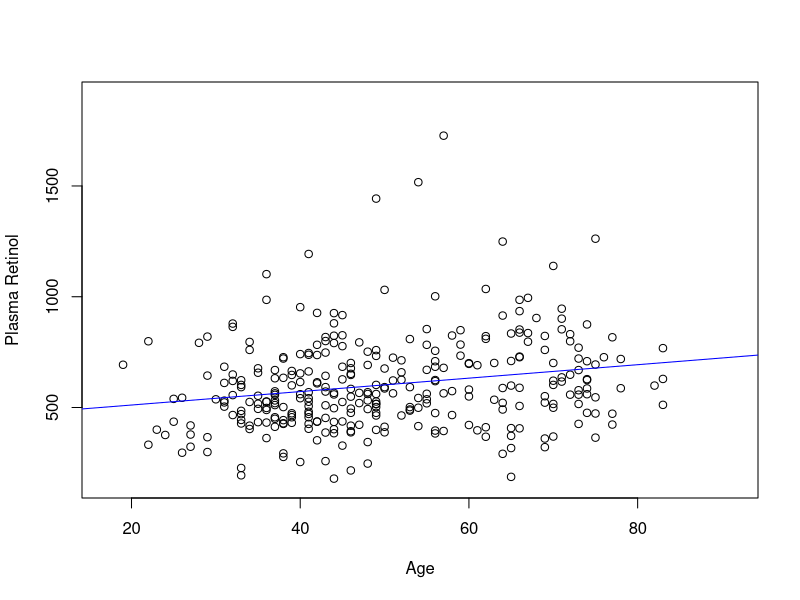
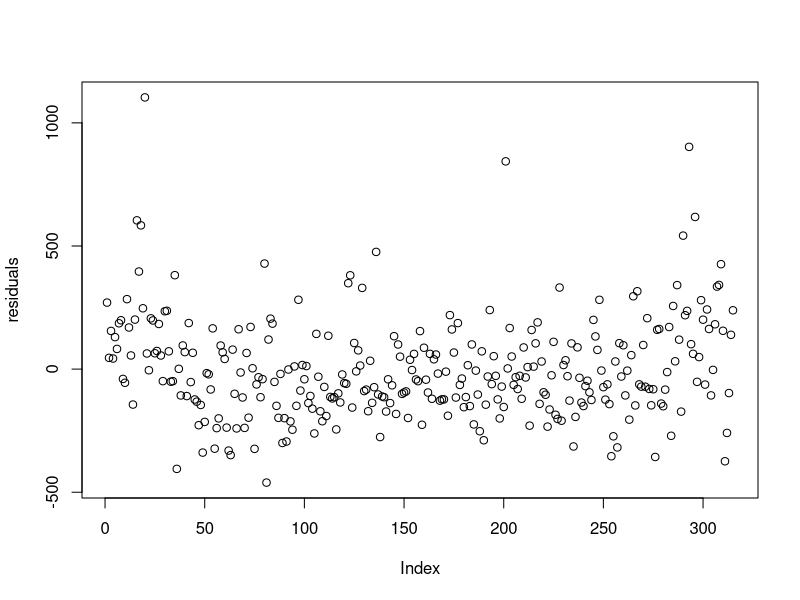
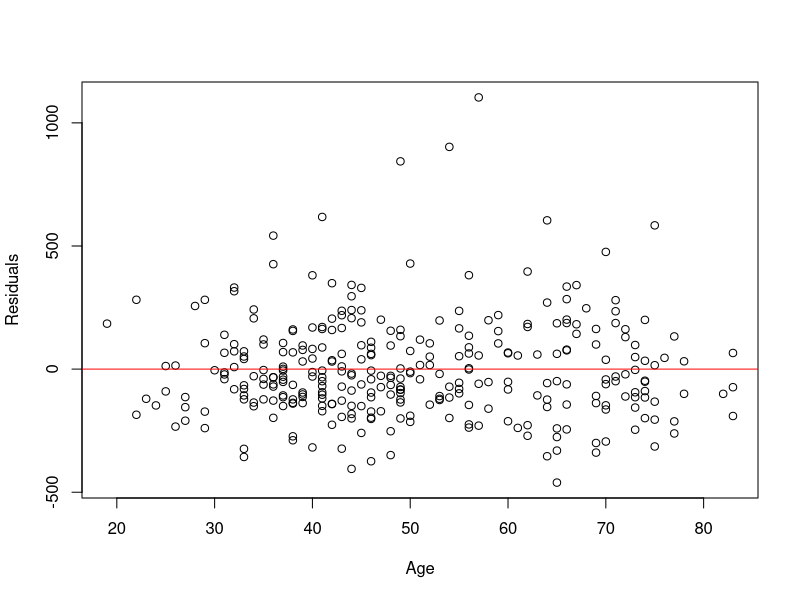
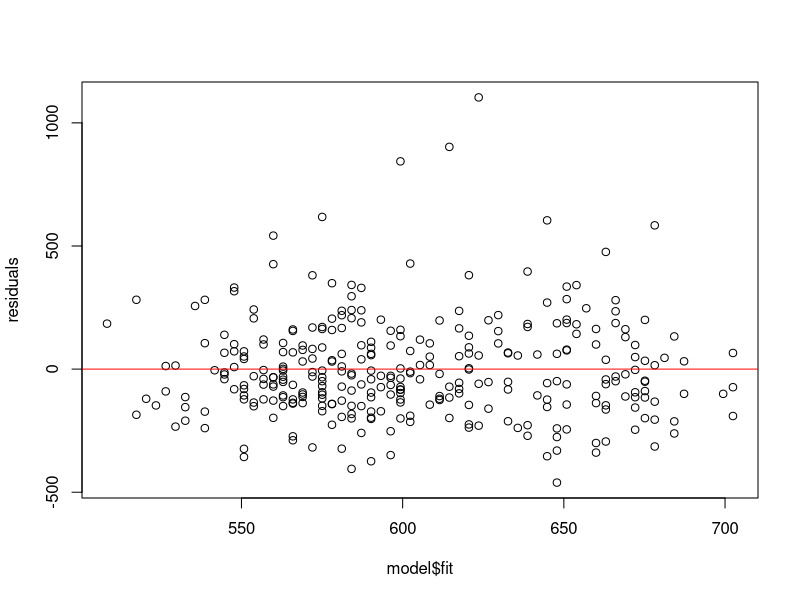
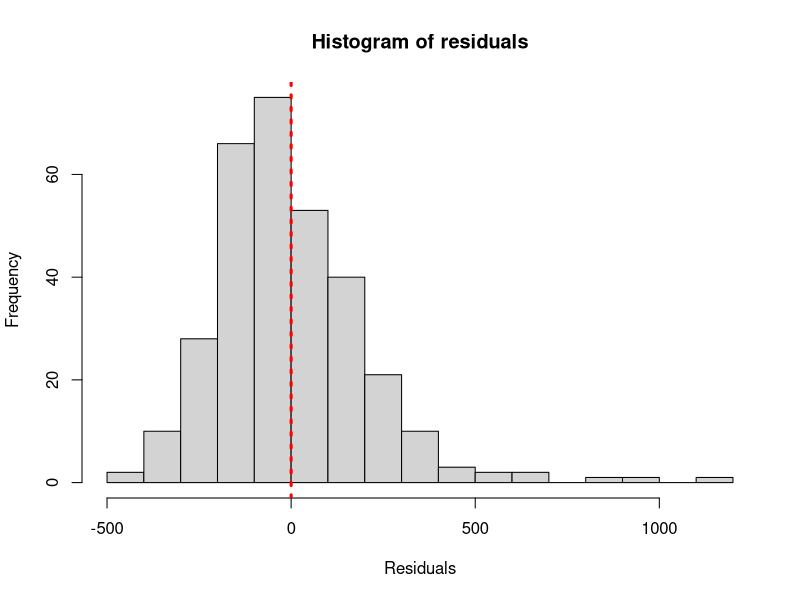
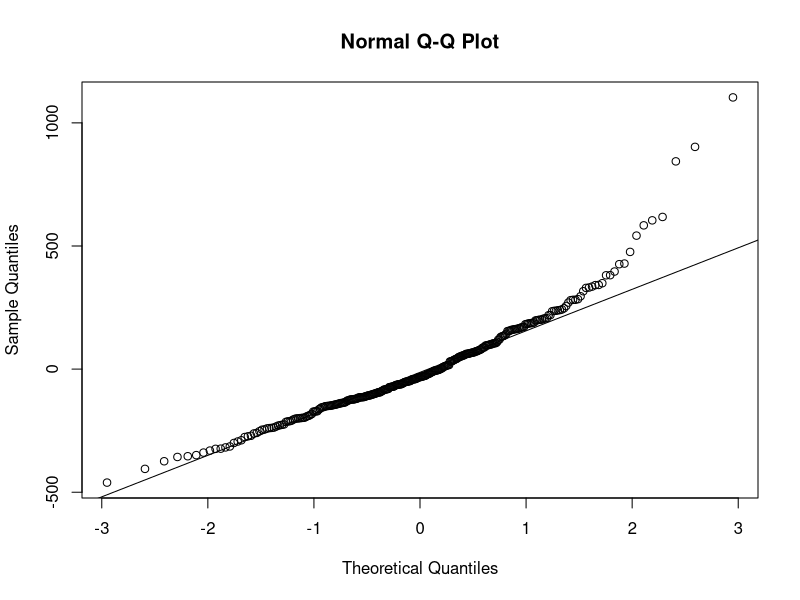
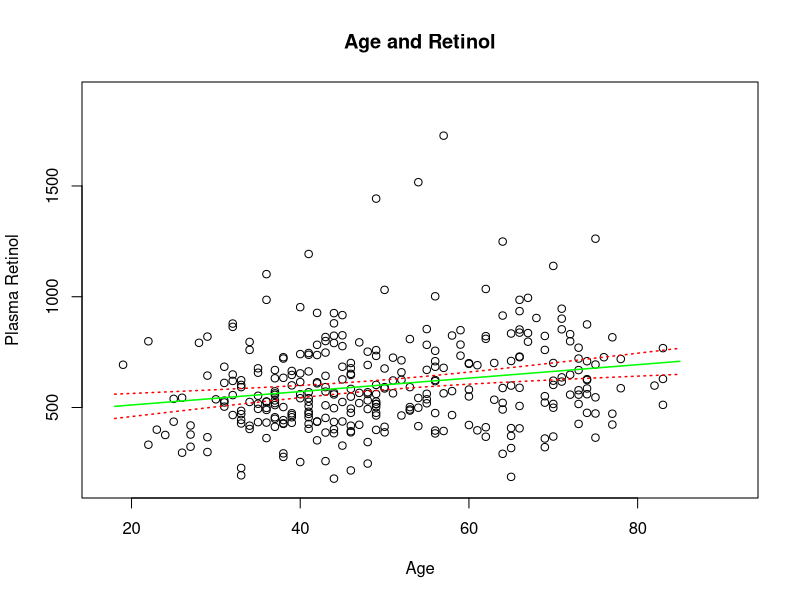
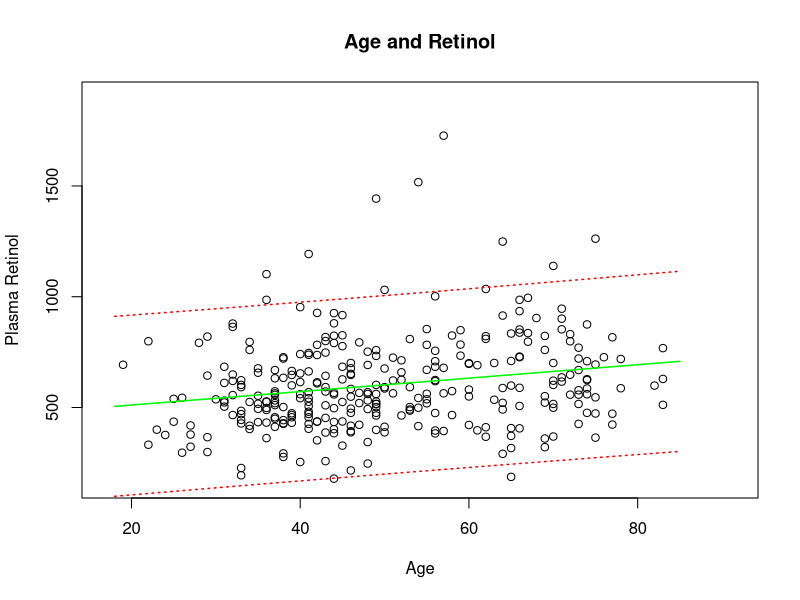

Recreate these plots in R, in order. (Note: this script raises an error after producing the figures.)
# Project 1
library(readxl)
library(dplyr)
library(GGally)
library(ggplot2)
raw <- read_excel("./data_project1.xlsx")
data <- as.data.frame(raw)

###################################################################################################
#                                          3.1                                                    #
###################################################################################################

# We want to model how Plasma Retinol varies with Age. 
# Plot them against each other and determine, visualy, whether a linear relationship might be appropriate.
min_retplasma <- min(data$retplasma)
max_retplasma <- max(data$retplasma)
min_age <- min(data$age)
max_age <- max(data$age)

l_lim_y <- 0.9 * min_retplasma
u_lim_y <- 1.1 * max_retplasma
l_lim_x <- min_age * 0.9
u_lim_x <- max_age * 1.1

with(data, plot(retplasma ~ age, 
                    xlab="Age", ylab="Plasma Retinol",
                    xlim=c(l_lim_x,u_lim_x), ylim=c(l_lim_y,u_lim_y)))

# Fit the model retplasma = ??0 + ??1 ?? age + ?? and report the ??-estimates together with their 95% confidence intervals.
# Are the parameters significant?
model <- lm(retplasma ~ age, data = data)  
summary(model)
abline(model,col="blue")
confint(model)

# What happens, on average, to the Plasma Retinal level if we increase the age by 1 year? 
# Calculate a 95 % confidence interval for the change. 
# Does the size of the change depend on the age?
# E[Beta1] is 3.0337 and confidence interval is:
confint(model)[2,]
# Doesn't depend on age since linear regression model. 


#Investigate the residuals. Do they fulfil the model asumptions? If not, what seems to be the problem?
residuals <- resid(model)
plot(residuals) # Check randomly scattered around zero

plot(residuals~data$age, xlab='Age', ylab='Residuals') # Check eventual dependency against age
abline(h=0, col='red')

plot(residuals~model$fit) # Check eventaul dependency against fit
abline(h=0, col='red')

hist(residuals, breaks = 20, xlab='Residuals')
abline(v=mean(residuals), col='red', lty=3, lwd=3) # Slightly skewed residuals

# Check normality 
qqnorm(residuals)
qqline(residuals) # Residuals right-skewed, high values higher due to long heavier tail, 
# low values not as "extreme" as expected

#Ignoring any problems with the residuals, calculate the 95% confidence interval 
#for the expected Plasma Retinol for ages 18,...,85 and add it to the plot of the data, 
#together with the estimated relationship. 
#Do the problems with the residuals seem to have an implact?
new_data <- data.frame(age = 18:85)
prediction <- predict(model, new_data, interval='confidence')
with(data, plot(retplasma ~ age, 
                xlab="Age", ylab="Plasma Retinol",
                xlim=c(l_lim_x,u_lim_x), ylim=c(l_lim_y,u_lim_y), main="Age and Retinol"))
lines(prediction[,1]~new_data$age,col="green", lwd=1.5)
lines(prediction[,2]~new_data$age,col="red", lwd=1.5, lty=3)
lines(prediction[,3]~new_data$age,col="red", lwd=1.5, lty=3)

#Calculate the 95 % prediction interval for the expected Plasma Retinol for ages 18,. . . ,85 and add it to the plot. 
#Do you find any problems here? How does this relate to the problem with the residuals?
prediction2 <- predict(model, new_data, interval='prediction')
with(data, plot(retplasma ~ age, 
                xlab="Age", ylab="Plasma Retinol",
                xlim=c(l_lim_x,u_lim_x), ylim=c(l_lim_y,u_lim_y), main="Age and Retinol"))
lines(prediction2[,1]~new_data$age,col="green", lwd=1.5)
lines(prediction2[,2]~new_data$age,col="red", lwd=1.5, lty=3)
lines(prediction2[,3]~new_data$age,col="red", lwd=1.5, lty=3)
# Almost all outlier data-points are above our confidence interval.

#Report a 95 % prediction interval for the observed Plasma Retinol of a 30 year old person, as well as for a 70 year old person. 
#Are there any substantial differences in the widths of the two intervals? Why or why not?

thirty <- predict(model, data.frame(age=30), interval='prediction')
abs(thirty[,2]-thirty[,3]) # Width of confidence interval
seventy <- predict(model, data.frame(age=70), interval='prediction')
abs(seventy[,2]-seventy[,3]) # Width of confidence interval

###################################################################################################
#                                          3.2                                                    #
###################################################################################################


# Investigate whether taking the logarithm of the Plasma Retinol might improve the model fit and reduce
# the problems with the residuals by fitting the new model log(retplasma) = ??0 + ??1 ?? age + ??. Report
# the estimates and their confidence intervals. Are they significant?

# Taking adding a column in data for logarithm Plasma Retinol
data.logRet <- data
data.logRet$logRet <- log(data$retplasma)

# Plot
with(data.logRet, plot(logRet ~ age, 
                xlab="Age", ylab="log Plasma Retinol",
                main="log Retinol and Age"))

# Linear fit
model2 <- lm(logRet ~ age, data = data.logRet)  
summary(model2)
confint(model2)
abline(model2, col='blue')

# Investigate the new residuals. Do they fulfill the model assumptions? Did the transformation solve the
# problems?

residuals2 <- resid(model2)

plot(residuals2~model2$fit, ylab='Residuals', xlab='Fitted values') # Check eventaul dependency against fit
abline(h=0, col='red')

hist(residuals2, breaks = 20, xlab='Residuals', main='Histogram of residuals')
abline(v=mean(residuals2), col='red', lty=3, lwd=3) # Slightly skewed residuals

# Check normality 
qqnorm(residuals2)
qqline(residuals2) 

# The residuals seem to have improved but do still exhibit fatter tails than a normal distribution.
# Modelling residuals as student-t distributed could be a good approach to get rid of this. 


# Write down how Plasma retinol depends on age and plot the data again, adding this new, non-linear,
# fit. What happens, on average, to the Plasma Retinal level if we increase the age by 1 year? Calculate a
# 95 % confidence interval for this change. Does the size of the change (in ng/ml) depend on the age?

# Plot exp( fitted values ) against age
with(data, plot(retplasma ~ age, 
                xlab="Age", ylab="Plasma Retinol",
                xlim=c(l_lim_x,u_lim_x), ylim=c(l_lim_y,u_lim_y), main="Title"))
lines(exp(model2$fit)~age, data=data.logRet, col='red')

plot(exp(model2$fit)~age, data=data.logRet, col='red')

# Since the values of beta1*age_i range between such low values, the dependency between age and ret almost linear.
# Although the dependency is actually exponential. 

# Calculate the 95 % confidence interval for the expected log Plasma Retinol for ages 18,. . . ,85 and
# transform it into the original scale. Add it to the plot of the data, Any major differences compared to
# the previous model? Why or why not?

new_data <- data.frame(age = 18:85)
prediction3 <- exp(predict(model2, new_data, interval='confidence'))
with(data, plot(retplasma ~ age, 
                xlab="Age", ylab="Plasma Retinol",
                xlim=c(l_lim_x,u_lim_x), ylim=c(l_lim_y,u_lim_y), main="Age and log Retinol"))
# Confidence intervals without transformation
lines(prediction[,1]~new_data$age,col="green", lwd=1.5)
lines(prediction[,2]~new_data$age,col="red", lwd=1.5, lty=3)
lines(prediction[,3]~new_data$age,col="red", lwd=1.5, lty=3)
# Confidence intervals with transformation
lines(prediction3[,1]~new_data$age,col="pink", lwd=1.5)
lines(prediction3[,2]~new_data$age,col="blue", lwd=1.5, lty=3)
lines(prediction3[,3]~new_data$age,col="blue", lwd=1.5, lty=3)

# Calculate the 95 % prediction interval for the expected log Plasma Retinol for ages 18,. . . ,85, transform
# it into the original scale and add it to the plot. Do you find any problems here now? Any major
# differences compared to the previous model?

prediction4 <- exp(predict(model2, new_data, interval='prediction'))
with(data, plot(retplasma ~ age, 
                xlab="Age", ylab="Plasma Retinol",
                xlim=c(l_lim_x,u_lim_x), ylim=c(l_lim_y,u_lim_y), main="Age and Retinol"))
# Confidence intervals without transformation
lines(prediction2[,1]~new_data$age,col="green", lwd=1.5)
lines(prediction2[,2]~new_data$age,col="red", lwd=1.5, lty=3)
lines(prediction2[,3]~new_data$age,col="red", lwd=1.5, lty=3)
# Confidence intervals with transformation
lines(prediction4[,1]~new_data$age,col="pink", lwd=1.5)
lines(prediction4[,2]~new_data$age,col="blue", lwd=1.5, lty=3)
lines(prediction4[,3]~new_data$age,col="blue", lwd=1.5, lty=3)

# Report a 95 % prediction interval for the observed Plasma Retinol of a 30 year old person, as well a
# for a 70 year old person. Are there any substantial differences in the widths of the two intervals? Why
# or why not?

thirty <- exp(predict(model2, data.frame(age=30), interval='prediction'))
abs(thirty[,2]-thirty[,3]) # Width of confidence interval
seventy <- exp(predict(model2, data.frame(age=70), interval='prediction'))
abs(seventy[,2]-seventy[,3]) # Width of confidence interval

# R-squared scores - for fun
summary(model2)[8]
summary(model2)[9]
summary(model)[8]
summary(model)[9]

###################################################################################################
#                                          3.3                                                    #
###################################################################################################

# a) 
model3 <- lm(betaplasma ~ age, data = data)
residuals3 <- resid(model3)
hist(residuals3, breaks=20, xlab='Residuals', main='Histogram of residuals')

newdata <- subset(data, betaplasma>0)
model3.2 <- lm(log(betaplasma) ~ age, data = newdata)
residuals3.2 <- resid(model3.2)
hist(residuals3.2, breaks=20, xlab='Residuals', main='Histogram of residuals')

# b) 
newdata$smokstat <- factor(newdata$smokstat, levels=c(1,2,3), 
                           labels = c('never', 'former', 'current'))
model3.3 <- lm(betaplasma ~ smokstat, data = newdata)
summary(model3.3)

model3.4 <- lm(betaplasma ~ relevel(smokstat, ref = 3), data = newdata)
summary(model3.4)

model3.4.1 <- lm(betaplasma ~ relevel(smokstat, ref = 2), data = newdata)
summary(model3.4.1)

# Standard error increased. Fewer smokers lead to more uncertainty. 

newdata$sex <- factor(newdata$sex, levels=c(1,2), 
                           labels = c('male', 'female'))
model3.5 <- lm(betaplasma ~ sex, data = newdata)
summary(model3.5)

model3.6 <- lm(betaplasma ~ relevel(sex, ref = 2), data = newdata)
summary(model3.6)

# 'female' has lower st error, since more prevailent. 

newdata$vituse <- factor(newdata$vituse, levels=c(1,2,3), 
                           labels = c('often', 'not often', 'no'))
model3.7 <- lm(betaplasma ~ vituse, data = newdata)
summary(model3.7)

model3.8 <- lm(betaplasma ~ relevel(vituse, ref = 2), data = newdata)
summary(model3.8)

model3.9 <- lm(betaplasma ~ relevel(vituse, ref = 3), data = newdata)
summary(model3.9)

# 'often' or 'no' should be chosen

# c)
with(data=newdata, plot(log(betaplasma) ~ alcohol, ylab='log beta-carotene', xlab='Alcohol consumption') )

# Problem: outlier. Bad idea since many users do not consume alcohol. 

newdata$id <- c(1:nrow(newdata))
newdata$alcohol <- as.double(newdata$alcohol) 
outlier <- newdata[which(newdata$alcohol>200), 15] # Outlier is 62

par(mfrow=c(2,2)) # Combine the four plots bellow

newdata$calories <- as.double(newdata$calories)
with(data=newdata, plot(log(betaplasma) ~ calories, ylab='log beta-carotene') )
points(newdata$calories[outlier],log(newdata$betaplasma[outlier]),col="green", pch=19)

newdata$quetelet <- as.double(newdata$quetelet) 
with(data=newdata, plot(log(betaplasma) ~ quetelet, ylab='log beta-carotene') )
points(newdata$quetelet[outlier],log(newdata$betaplasma[outlier]),col="green", pch=19)

newdata$fat <- as.double(newdata$fat) 
with(data=newdata, plot(log(betaplasma) ~ fat, ylab='log beta-carotene') )
points(newdata$fat[outlier],log(newdata$betaplasma[outlier]),col="green", pch=19)

newdata$fiber <- as.double(newdata$fiber) 
with(data=newdata, plot(log(betaplasma) ~ fiber, ylab='log beta-carotene') )
points(newdata$fiber[outlier],log(newdata$betaplasma[outlier]),col="green", pch=19)


# Continuos explanatory variables: age, quetelet, calories, fat, fiber, alcohol, cholesterol, betadiet
newdata$age <- as.double(newdata$age)
newdata$cholesterol <- as.double(newdata$cholesterol)
newdata$betadiet <- as.double(newdata$betadiet)

lin_rel <- newdata %>% select(-sex, -vituse, -smokstat, -retplasma, -retdiet, -retplasma, -id)
ggpairs(lin_rel, mapping=ggplot2::aes(colour='blue'), axisLabels='none')



###################################################################################################
#                                          3.4                                                    #
###################################################################################################

# Fit a model using the background variables (age, sex, smokstat and quetelet), report the parameter
# estimates and their corresponding 95 % confidence intervals. Also determine whether all the
# variables have a significant contribution to the model.
# Use the fitted model to construct an interval that would be expected to contain 95 % of the Plasma
# beta-carotene values of persons that are 50 years old, male, have never smoked and have a BMI of 30.

model4 <- lm(log(betaplasma) ~ age+sex+smokstat+quetelet, data = newdata) 
summary(model4) # Only smokstat-former not significant
confint(model4)

new_data <- data.frame(age = 50, sex='male', smokstat='never', quetelet=30)
exp(predict(model4, new_data, interval='confidence'))

# Fit a model using the dietary factors (vituse, calories, fat, fiber, alcohol, cholesterol and betadiet) instead.
# Are all the variables significant? If not, use a stepwise procedure to reduce the model. 
# Report the parameter estimates and the corresponding confidence intervals of the reduced
# model. Use the reduced model to construct an interval that would be expected to contain 95 % of the Plasma
# beta-carotene values of persons that never eat vitamins, consume 1200 calories, 50 grams of fat,
# 20 grams of fiber, no alcohol, 300 mg cholesterol and 1500 mcg dietary beta-carotene per day.

model4.1 <- lm(log(betaplasma) ~vituse+calories+fat+fiber+alcohol+cholesterol+betadiet, data = newdata) 
summary(model4.1)
confint(model4.1)

model4.2 <- lm(log(betaplasma) ~1, data = newdata) 

model4.reduced <- step(model4.1,scope=list(lower=model4.2, upper=model4.1),k=log(nrow(newdata)))
summary(model4.reduced)
confint(model4.reduced)

# Best model: log(betaplasma) ~ vituse + calories + fiber

new_data <- data.frame(vituse='no', calories=1200, fiber=20)
exp(predict(model4.reduced, new_data, interval='confidence'))

# We now have two competing models, the background variables model in (a) and the (reduced)
# dietary factors model in (b). Compare the two models regarding, e.g., their ability to explain the
# variability in Plasma beta-carotene. Which model seems best?
# Try to find a better model using both some of the background variables and some of the dietary factors.
# Compare its ability to explain the variability to the models from (a) and (b).

summary(model4)[9]
summary(model4.reduced)[9]
summary(model4.reduced.2)[9]

AIC(model4, model4.reduced.2, model4.reduced, k=log(nrow(newdata)))

model4.3 <- lm(log(betaplasma) ~vituse+calories+fat+fiber+alcohol+cholesterol+betadiet+age+sex+smokstat+quetelet, 
               data = newdata) 
summary(model4.3)

model4.reduced.2 <- step(model4.3,scope=list(lower=model4.1, upper=model4.3),k=log(nrow(newdata)))
summary(model4.reduced.2)
summary(model4.reduced)
AIC(model4.reduced.2, model4.reduced, k=log(nrow(newdata)))
AIC(model4.reduced.2, model4.reduced)

# Now we turn our attention to the, possibly, problematic extreme alcohol consumer by investigating
# the leverage, studentized residuals, Cook???s distance and DFbetas of the (reduced) dietary factors model
# in (b). Has the person had any problematic influence on the model estimates? Are there any other
# persons that have had a problematic influence?

# Plotting leverage against i and all the X's
v <- hatvalues(model4.reduced) # leverage
plot(v)
points(outlier,v[outlier],col="green", pch=19) # Big impact on leverage
plot(v~newdata$vituse)
points(newdata$vituse[outlier],v[outlier],col="green", pch=19) 
plot(v~newdata$calories)
points(newdata$calories[outlier],v[outlier],col="green", pch=19) # Likely due to imense calory intake
plot(v~newdata$fiber)
points(newdata$fiber[outlier],v[outlier],col="green", pch=19) 

which(v > 0.07) # 51, 263 potential problematic

# Studentised residuals, plotted against i and independent variables
r_stud <- rstudent(model4.reduced) # studentised residuals
plot(r_stud, xlab='i', ylab='Studentised res')
abline(h=0)
abline(h=c(-2,2),col="red")
points(outlier,r_stud[outlier],col="green", pch=19) 

which(r_stud < -3) # 233 potential problematic

plot(r_stud~newdata$vituse)
abline(h=0)
abline(h=c(-2,2),col="red")
points(newdata$vituse[outlier],r_stud[outlier],col="green", pch=19) 

plot(r_stud~newdata$calories)
abline(h=0)
abline(h=c(-2,2),col="red")
points(newdata$calories[outlier],r_stud[outlier],col="green", pch=19) 

plot(r_stud~newdata$fiber)
abline(h=0)
abline(h=c(-2,2),col="red")
points(newdata$fiber[outlier],r_stud[outlier],col="green", pch=19)

# Cook's distance
Cooks_distance <- cooks.distance(model4.reduced)
plot(Cooks_distance, xlab=FALSE, ylab=FALSE, main = "Cook's distance")
points(outlier,Cooks_distance[outlier],col="green", pch=19)
abline(h=4/nrow(newdata), col='red') # Limit for large datasets

which(D > 0.03) # Potential problematic: 97, 233

# DFbetas

dfb <- dfbetas(model4.reduced)
plot(dfb[,1], ylab='Beta_0', main='DFbeta 0') 
points(outlier,dfb[outlier,1],col="green", pch=19) # Our alcoholic friend has big impact
which(abs(dfb[,1]) > 0.2)  
plot(dfb[,2]) 
points(outlier,dfb[outlier,2],col="green", pch=19)
which(abs(dfb[,2]) > 0.2) 
plot(dfb[,3]) 
points(outlier,dfb[outlier,3],col="green", pch=19)
which(abs(dfb[,3]) > 0.2)  
plot(dfb[,4], ylab='Beta_3', main='DFbeta')
points(outlier,dfb[outlier,4],col="green", pch=19) # Our alcoholic friend has big impact
which(abs(dfb[,4]) > 0.2) 
plot(dfb[,5], ylab='Beta_4', main='DFbeta')
points(outlier,dfb[outlier,5],col="green", pch=19) # Our alcoholic friend has big impact
which(abs(dfb[,5]) > 0.3) 

# Potential problematic other observations: 
# * 263 - high leverage, affecting beta4
# * 233 - high Cook's distance and unlikely studentised quantile, affecting beta1
# * 97 - high Cook's distance, affecting beta4


### Notes ###
# Interperting QQ-plot https://www.youtube.com/watch?v=-KXy4i8awOg&t=1s
